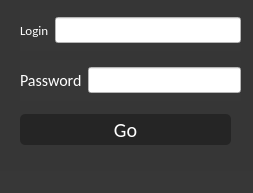
<?xml version="1.0" encoding="UTF-8"?>
<ui version="4.0">
 <class>MainWindow</class>
 <widget class="QMainWindow" name="MainWindow">
  <property name="geometry">
   <rect>
    <x>0</x>
    <y>0</y>
    <width>253</width>
    <height>193</height>
   </rect>
  </property>
  <property name="windowTitle">
   <string>MainWindow</string>
  </property>
  <property name="styleSheet">
   <string notr="true">
background: rgb(55,55,55);
</string>
  </property>
  <widget class="QWidget" name="centralwidget">
   <widget class="QGroupBox" name="groupBox">
    <property name="geometry">
     <rect>
      <x>-10</x>
      <y>-20</y>
      <width>331</width>
      <height>281</height>
     </rect>
    </property>
    <property name="styleSheet">
     <string notr="true">background-color: rgb(55, 55, 55);</string>
    </property>
    <property name="title">
     <string/>
    </property>
    <widget class="QWidget" name="layoutWidget">
     <property name="geometry">
      <rect>
       <x>30</x>
       <y>30</y>
       <width>221</width>
       <height>41</height>
      </rect>
     </property>
     <layout class="QHBoxLayout" name="horizontalLayout">
      <item>
       <widget class="QLabel" name="label">
        <property name="font">
         <font>
          <family>Calibri</family>
          <pointsize>10</pointsize>
         </font>
        </property>
        <property name="styleSheet">
         <string notr="true">    color:  rgb(255, 255, 255);</string>
        </property>
        <property name="text">
         <string>Login</string>
        </property>
       </widget>
      </item>
      <item>
       <widget class="QLineEdit" name="lineEdit">
        <property name="styleSheet">
         <string notr="true">background-color:  rgb(255, 255, 255);
font-size:  15px;

color: black;</string>
        </property>
       </widget>
      </item>
     </layout>
    </widget>
    <widget class="QWidget" name="layoutWidget_2">
     <property name="geometry">
      <rect>
       <x>30</x>
       <y>80</y>
       <width>221</width>
       <height>41</height>
      </rect>
     </property>
     <layout class="QHBoxLayout" name="horizontalLayout_2">
      <item>
       <widget class="QLabel" name="label_2">
        <property name="font">
         <font>
          <family>Calibri</family>
          <pointsize>12</pointsize>
         </font>
        </property>
        <property name="styleSheet">
         <string notr="true">    color:  rgb(255, 255, 255);</string>
        </property>
        <property name="text">
         <string>Password</string>
        </property>
       </widget>
      </item>
      <item>
       <widget class="QLineEdit" name="lineEdit_2">
        <property name="styleSheet">
         <string notr="true">background-color:  rgb(255, 255, 255);
 font-size:  15px;
color: black;</string>
        </property>
       </widget>
      </item>
     </layout>
    </widget>
    <widget class="QPushButton" name="pushButton">
     <property name="geometry">
      <rect>
       <x>30</x>
       <y>134</y>
       <width>211</width>
       <height>31</height>
      </rect>
     </property>
     <property name="font">
      <font>
       <family>Calibri</family>
       <pointsize>-1</pointsize>
      </font>
     </property>
     <property name="styleSheet">
      <string notr="true">QPushButton {
    border-radius:  5px;
    background-color:  rgb(37, 37, 37);
    color:  rgb(255, 255, 255);
    font-size:  20px;
}

QPushButton:pressed {
    background-color:  rgb(118, 118, 118);
}</string>
     </property>
     <property name="text">
      <string>Go</string>
     </property>
    </widget>
   </widget>
  </widget>
  <widget class="QMenuBar" name="menubar">
   <property name="geometry">
    <rect>
     <x>0</x>
     <y>0</y>
     <width>253</width>
     <height>25</height>
    </rect>
   </property>
  </widget>
  <widget class="QStatusBar" name="statusbar"/>
 </widget>
 <resources/>
 <connections/>
</ui>
